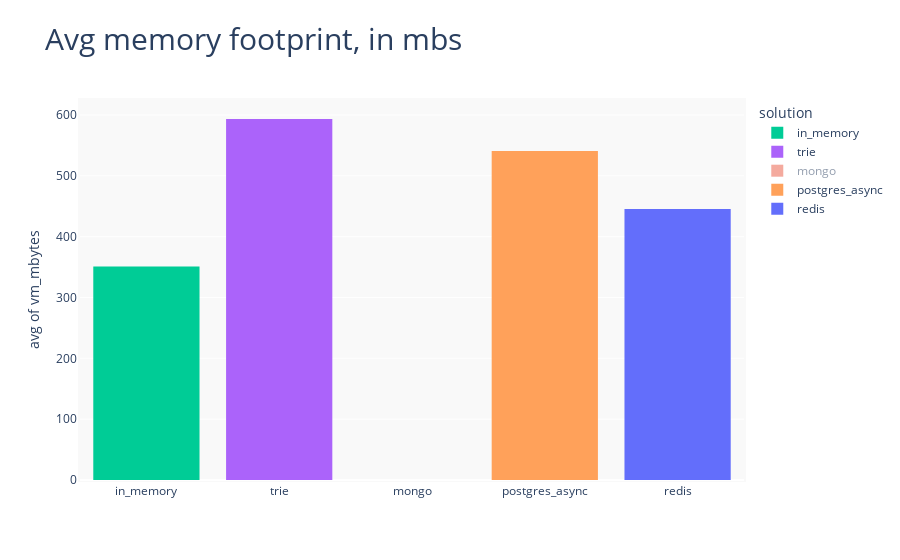

Notebook code for this chart:
### Code cell
import plotly.express as px

# 'stack', 'group', 'overlay', 'relative'
fig = px.histogram(
    df,
    x="solution",
    y="vm_mbytes", 
    color='solution',
    histfunc="avg",
    color_discrete_sequence=solution_colors,
    title="Avg memory footprint, in mbs",
)

# Add dropdown
fig.update_layout(
    xaxis={"title": "", "type": "category"},
    title_font_size=30,
    plot_bgcolor="rgba(236, 236, 236, 0.3)",
    width=825,
    margin=dict(
        b=80,
        l=80,
        r=80,
        t=100,
        pad=2
    ),
)   
fig.show()
print(fig.to_json())

### Figure 1 — Plotly figure (JSON) as saved in the notebook; plotly's stock layout.template omitted (floating-point values rounded to 4 significant figures)
{"data": [{"alignmentgroup": "True", "bingroup": "x", "histfunc": "avg", "hovertemplate": "solution=%{x}<br>avg of vm_mbytes=%{y}<extra></extra>", "legendgroup": "in_memory", "marker": {"color": "rgb(0,204,150)", "pattern": {"shape": ""}}, "name": "in_memory", "offsetgroup": "in_memory", "orientation": "v", "showlegend": true, "type": "histogram", "x": ["in_memory", "in_memory", "in_memory", "in_memory", "in_memory", "in_memory", "in_memory", "in_memory", "in_memory", "in_memory", "in_memory", "in_memory"], "xaxis": "x", "y": [252.2, 5.421, 614.1, 324.7, 5.421, 614.1, 468.8, 5.421, 614.1, 5.421, 614.1, 686.1], "yaxis": "y"}, {"alignmentgroup": "True", "bingroup": "x", "histfunc": "avg", "hovertemplate": "solution=%{x}<br>avg of vm_mbytes=%{y}<extra></extra>", "legendgroup": "trie", "marker": {"color": "rgb(171,99,250)", "pattern": {"shape": ""}}, "name": "trie", "offsetgroup": "trie", "orientation": "v", "showlegend": true, "type": "histogram", "x": ["trie", "trie", "trie", "trie", "trie", "trie", "trie", "trie", "trie", "trie", "trie", "trie"], "xaxis": "x", "y": [481.3, 556.6, 631.3, 554.3, 556.6, 631.3, 555.9, 630.1, 631.3, 556.6, 631.3, 703.3], "yaxis": "y"}, {"alignmentgroup": "True", "bingroup": "x", "histfunc": "avg", "hovertemplate": "solution=%{x}<br>avg of vm_mbytes=%{y}<extra></extra>", "legendgroup": "mongo", "marker": {"color": "rgb(233,86,63)", "pattern": {"shape": ""}}, "name": "mongo", "offsetgroup": "mongo", "orientation": "v", "showlegend": true, "type": "histogram", "visible": "legendonly", "x": ["mongo", "mongo", "mongo", "mongo", "mongo", "mongo", "mongo", "mongo", "mongo", "mongo", "mongo", "mongo"], "xaxis": "x", "y": [1807.0, 1879.0, 1783.0, 1831.0, 1863.0, 1823.0, 1663.0, 181.5, 1831.0, 193.5, 181.5, 1799.0], "yaxis": "y"}, {"alignmentgroup": "True", "bingroup": "x", "histfunc": "avg", "hovertemplate": "solution=%{x}<br>avg of vm_mbytes=%{y}<extra></extra>", "legendgroup": "postgres_async", "marker": {"color": "rgb(255,161,90)", "pattern": {"shape": ""}}, "name": "postgres_async", "offsetgroup": "postgres_async", "orientation": "v", "showlegend": true, "type": "histogram", "x": ["postgres_async", "postgres_async", "postgres_async", "postgres_async", "postgres_async", "postgres_async", "postgres_async", "postgres_async", "postgres_async", "postgres_async", "postgres_async", "postgres_async"], "xaxis": "x", "y": [216.3, 576.8, 648.8, 288.3, 576.8, 648.8, 432.6, 576.8, 648.8, 576.8, 648.8, 648.8], "yaxis": "y"}, {"alignmentgroup": "True", "bingroup": "x", "histfunc": "avg", "hovertemplate": "solution=%{x}<br>avg of vm_mbytes=%{y}<extra></extra>", "legendgroup": "redis", "marker": {"color": "rgb(99,110,251)", "pattern": {"shape": ""}}, "name": "redis", "offsetgroup": "redis", "orientation": "v", "showlegend": true, "type": "histogram", "x": ["redis", "redis", "redis", "redis", "redis", "redis", "redis", "redis", "redis", "redis", "redis", "redis"], "xaxis": "x", "y": [275.4, 564.2, 564.2, 0.3477, 564.2, 564.2, 491.7, 564.2, 564.2, 564.2, 564.2, 63.62], "yaxis": "y"}], "layout": {"autosize": true, "barmode": "relative", "legend": {"title": {"text": "solution"}, "tracegroupgap": 0}, "margin": {"b": 80, "l": 80, "pad": 2, "r": 80, "t": 100}, "plot_bgcolor": "rgba(236, 236, 236, 0.3)", "title": {"font": {"size": 30}, "text": "Avg memory footprint, in mbs"}, "xaxis": {"anchor": "y", "autorange": true, "categoryarray": ["in_memory", "trie", "mongo", "postgres_async", "redis"], "categoryorder": "array", "domain": [0, 1], "range": [-0.5, 4.5], "title": {"text": ""}, "type": "category"}, "yaxis": {"anchor": "x", "autorange": true, "domain": [0, 1], "range": [0, 624.6], "title": {"text": "avg of vm_mbytes"}, "type": "linear"}}}
